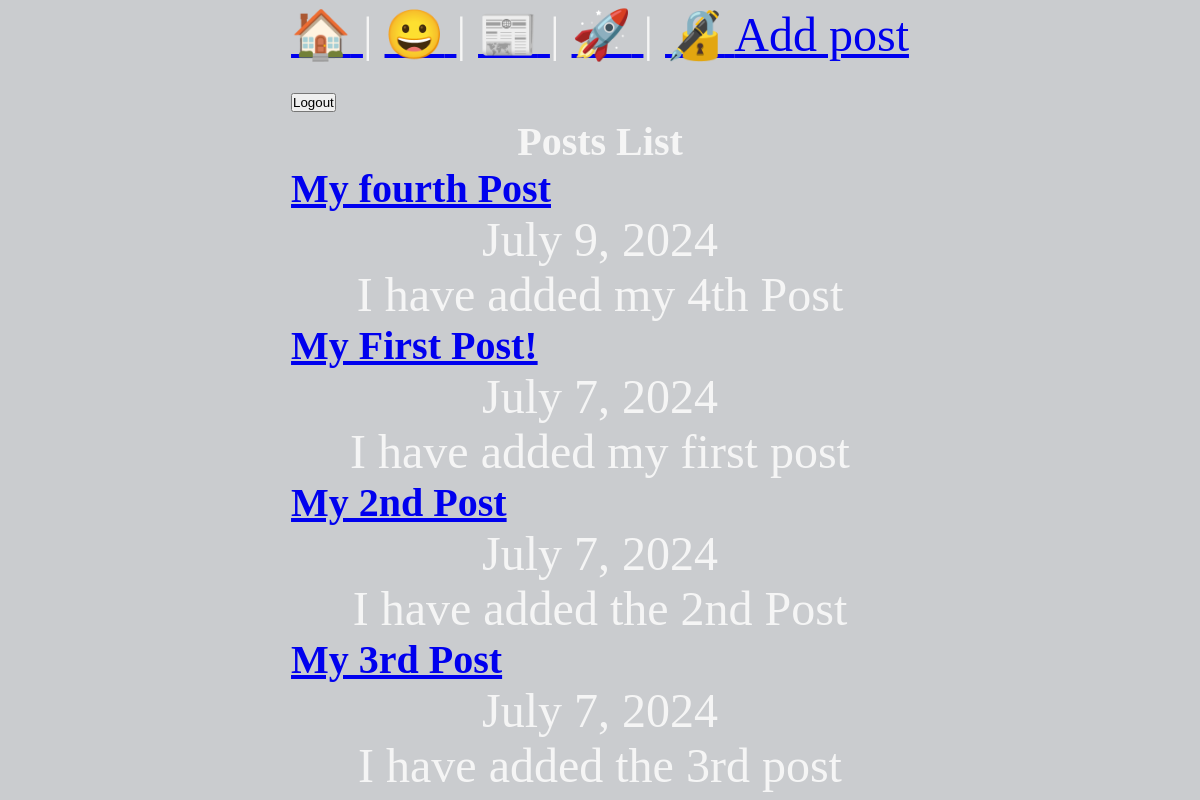
/posts/, run on the app's committed database.
### posts/models.py (models this page shows, shortened)
class Post (models.Model):
    title = models.CharField(max_length=75)
    body= models.TextField()
    slug = models.SlugField()
    date = models.DateField(auto_now_add=True)
    banner = models.ImageField(default='fallback.png', blank=True)

### posts/views.py (the view)
# urls.py: path('', views.posts_list, name="list"),
def posts_list(request):
    posts = Post.objects.all().order_by('-date')
    return render(request, 'posts/posts_list.html', {'posts': posts})

### posts/templates/posts/posts_list.html (shortened to what this page needs)
{% extends "layout.html" %}
{% block content %}
<section><h1>Posts List</h1>
{% for post in posts  %}
<article class="post" >
<h2>
    <a href="{% url 'posts:page' slug=post.slug %}">
        {{ post.title}}
    </a>
</h2>
<p>{{ post.date}}</p>
<p>{{ post.body}}</p>
</article>
{% endfor %}
</section>
{% endblock content %}

### templates/layout.html (shortened to what this page needs)
<!DOCTYPE html>
{% load static %}
<html lang="en">
<head>
    <link rel="stylesheet" href="{% static 'css/style.css' %}">
</head>
<body>
    <nav>
        <a href="/">
            <span role="img" aria-label="Home" title="Home">🏠</span>
        </a> |
        <a href="/about">
            <span role="img" aria-label="About" title="About">😀</span>
        </a> |
        <a href="{% url 'posts:list' %}">
            <span role="img" aria-label="Posts" title="Posts">📰</span>
        </a> |
        <a href="{% url 'users:register' %}">
            <span role="img" aria-label="User Registration" title="User Registration">🚀</span>
        </a> |
        <a href="{% url 'users:login' %}">
            <span role="img" aria-label="User Login" title="User Login">🔏</span>
        </a>
        <a href="{% url 'posts:new-post' %}">
            <span role="img" aria-label="New Post" title="New Post">Add post</span>
        </a>
    <form class="logout" action="{%  url 'users:logout'%}"  method="post">
        <button class="logout" aira-label="User Logout" title="User Logout">Logout</button>
    </form>
    </nav>
    <main>
        {% block content %}
        {% endblock %}
    </main>
</body>
</html>

### static/css/style.css (style rules this page uses)
* { padding: 0; margin: 0; box-sizing: border-box; }
body { min-height: 100vh; display: grid; place-content: center; font-size: 3rem; background-color: rgb(202, 204, 207); color: whitesmoke; }
h1,p { text-align: center; }
h1,h2 { font-size: 2.5rem ; }

### data on the page
Post: title "My fourth Post", date "July 9, 2024", body "I have added my 4th Post"
Post: title "My First Post!", date "July 7, 2024", body "I have added my first post"
Post: title "My 2nd Post", date "July 7, 2024", body "I have added the 2nd Post"
Post: title "My 3rd Post", date "July 7, 2024", body "I have added the 3rd post"
